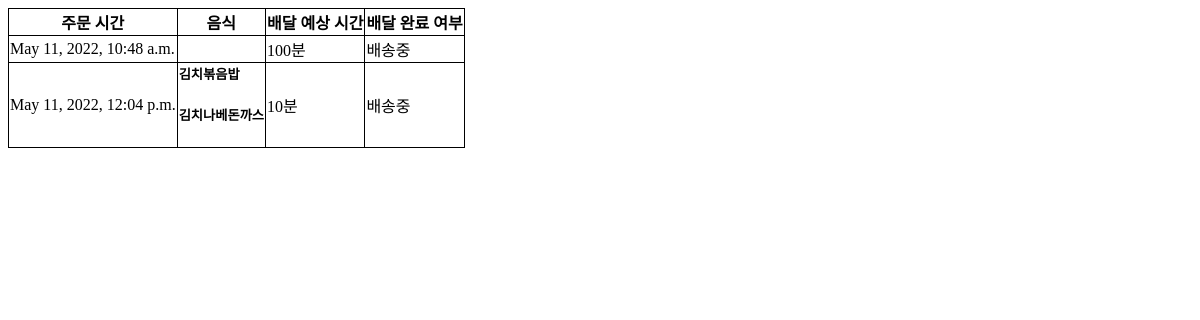
/owner/timeinput/3, run on an earlier commit of the app's database.
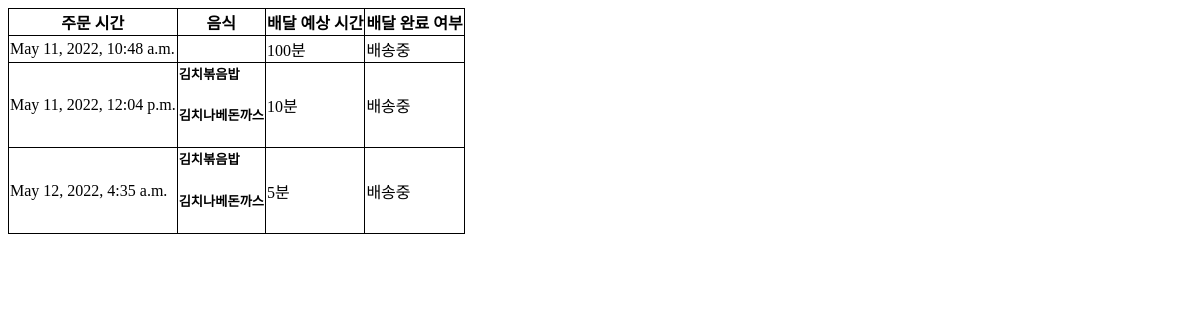
And on a later commit of the database.
### order/models.py (models this page shows)
class Order(models.Model):
    shop = models.ForeignKey(Shop, on_delete=models.CASCADE)
    order_date = models.DateTimeField('date ordered')
    estimated_time = models.IntegerField(default = -1)
    delivery_address = models.CharField(max_length=100)
    delivery_finish = models.BooleanField(default = 0)

class OrderMenu(models.Model):
    order = models.ForeignKey(Order, on_delete=models.CASCADE)
    order_menu_name = models.CharField(max_length=30)

### owner/views.py (the view)
# urls.py: path('timeinput/<int:shop_id>', views.timeinput, name="timeinput"),
@csrf_exempt
def timeinput(request, shop_id):
    if request.method == 'GET':
        orders = Order.objects.filter(shop=shop_id)
        return render(request, 'owner/orders.html', {'orders': orders, 'shop_id': shop_id})
    elif request.method == 'POST':
        order = Order.objects.get(pk=int(request.POST['order_id']))
        order.estimated_time = int(request.POST['estimated_time'])
        order.save()
        return render(request, 'owner/time_input_success.html', {'order': order, 'shop_id': shop_id})

### owner/templates/owner/orders.html
<table style="border: 1px solid black; border-collapse: collapse">
    <tr style="border: 1px solid black;">
        <th style="border: 1px solid black;">주문 시간</th>
        <th style="border: 1px solid black;">음식</th>
        <th style="border: 1px solid black;">배달 예상 시간</th>
        <th style="border: 1px solid black;">배달 완료 여부</th>
    </tr>
    {% for order in orders %}
    <tr style="border: 1px solid black;">
        <td style="border: 1px solid black;">
            {{ order.order_date }}
        </td>
        <td style="border: 1px solid black;">
            {% for ordermenu in order.ordermenu_set.all %}
                <h5> {{ordermenu.order_menu_name}}</h5>
            {% endfor %}
        </td>
        <td style="border: 1px solid black;">
            {% if order.estimated_time == -1 %}
                <form method="post" action="/owner/timeinput/{{shop_id}}">
                    <input type="number" name="estimated_time"/>
                    <input type="hidden" name="order_id" value="{{order.id}}"/>
                    <input type="submit" value="입력"/>
                </form>
            {% else %}
                {{order.estimated_time}}분
            {% endif %}
        </td>
        <td style="border: 1px solid black;">
            {% if order.delivery_finish == 0 %}
                배송중
            {% else %}
                완료
            {% endif %}
        </td>
    </tr>
    {% endfor %}
</table>

What changed in the data, as far as the page shows it:
added Order: order_date "May 12, 2022, 4:35 a.m.", estimated_time "5", delivery_finish "배송중"
added OrderMenu: order_menu_name "김치볶음밥", shown under "May 12, 2022, 4:35 a.m."
added OrderMenu: order_menu_name "김치나베돈까스", shown under "May 12, 2022, 4:35 a.m."
